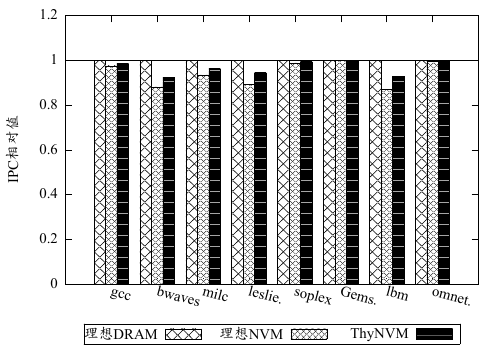

Here is the gnuplot script that generated this plot:
set terminal pdfcairo enhanced mono font "Times New Roman,16" size 5,3.5

set output "cpu-ipc.pdf"
set style data histograms
set style fill pattern 1
set style histogram cluster gap 1
set ylabel "IPC相对值"
set yrange [0:1.2]
set key below box spacing 1.25
set xtic rotate by -15
plot 'cpu-ipc.data' using 3:xtic(1) axes x1y1 ls 1 title "理想DRAM", \
    '' using 5:xtic(1) axes x1y1 ls 1 title "理想NVM", \
    '' using 7:xtic(1) axes x1y1 ls 1 title "ThyNVM", \
    1 axes x1y1 ls 1 title "" with lines
